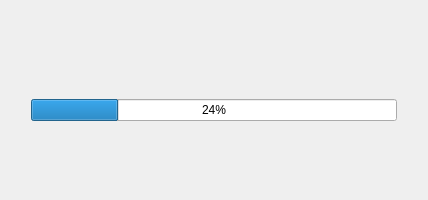
<?xml version="1.0" encoding="UTF-8"?>
<ui version="4.0">
 <class>uploadDialog</class>
 <widget class="QDialog" name="uploadDialog">
  <property name="geometry">
   <rect>
    <x>0</x>
    <y>0</y>
    <width>428</width>
    <height>200</height>
   </rect>
  </property>
  <property name="windowTitle">
   <string>Dialog</string>
  </property>
  <layout class="QHBoxLayout" name="horizontalLayout">
   <item>
    <layout class="QVBoxLayout" name="verticalLayout">
     <property name="leftMargin">
      <number>20</number>
     </property>
     <property name="rightMargin">
      <number>20</number>
     </property>
     <item>
      <spacer name="verticalSpacer_2">
       <property name="orientation">
        <enum>Qt::Vertical</enum>
       </property>
       <property name="sizeHint" stdset="0">
        <size>
         <width>20</width>
         <height>40</height>
        </size>
       </property>
      </spacer>
     </item>
     <item>
      <widget class="QLabel" name="uploadStateLabel">
       <property name="text">
        <string/>
       </property>
      </widget>
     </item>
     <item>
      <widget class="QProgressBar" name="uploadProgressBar">
       <property name="value">
        <number>24</number>
       </property>
      </widget>
     </item>
     <item>
      <spacer name="verticalSpacer">
       <property name="orientation">
        <enum>Qt::Vertical</enum>
       </property>
       <property name="sizeHint" stdset="0">
        <size>
         <width>20</width>
         <height>40</height>
        </size>
       </property>
      </spacer>
     </item>
    </layout>
   </item>
  </layout>
 </widget>
 <resources/>
 <connections/>
</ui>
